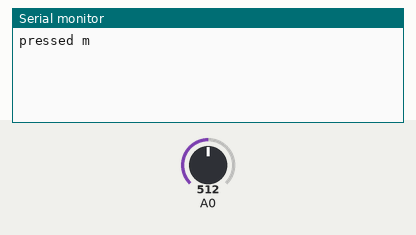
Simulated run of this sketch. Board: Arduino Leonardo, built with avr-gcc and run on an emulated ATmega32U4. Shown: the last lines printed to the serial monitor. Inputs (shaded band) come from the test bench; at power-on: A0 = 512. USB keyboard and mouse output is not drawn.

Above: at 1.2 s.
1.3 s: A0 set to 716
At 1.8 s:
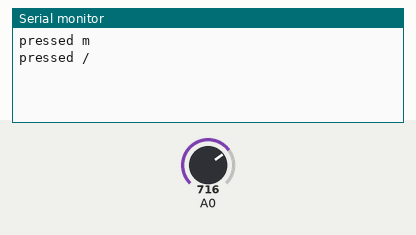
2.9 s: A0 set to 511
At 3.7 s:
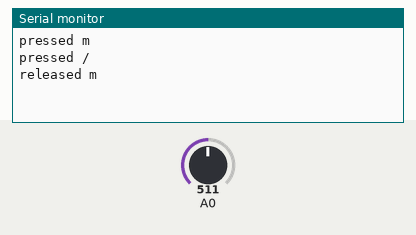
4.4 s: A0 set to 306
At 5.6 s:
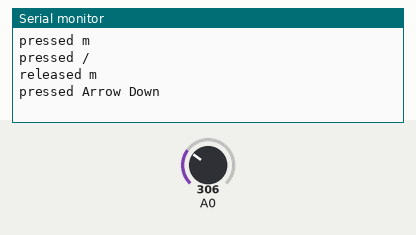
6.2 s: A0 set to 122
At 7.4 s:
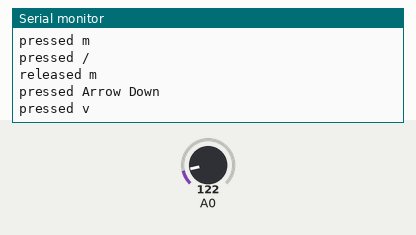
7.7 s: A0 set to 0
At 8.2 s:
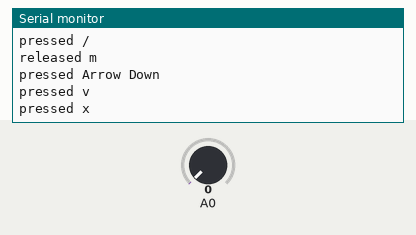

The sketch:

transmatter_hardware_v2.ino
```cpp
#include "Keyboard.h"
int adc_key_val [5] = {50, 200, 400, 600, 800};
int NUM_KEYS = 5;
int adc_key_in;
int key = -1;
int oldkey = -1;
bool hold_m = false;
bool status_mode = false;
int delta = 750;
int click1 = 0;
int click2 =0;

void setup (){
   Serial.begin (9600); // 9600 bps
   Keyboard.begin();
}

void loop (){
   adc_key_in = analogRead (0);
   digitalWrite (13, LOW);
   key = get_key (adc_key_in);

   if (key != oldkey) {
      delay (50);
      adc_key_in = analogRead (0);
      key = get_key (adc_key_in);
      if (key != oldkey) {
         oldkey = key;
         if (key >= 0) {
            digitalWrite (13, HIGH);
            switch (key) {
               case 0: browsing_content(); //s1
               break;
               case 1: home_page(isDoubleClick());//s2
               break;
               case 2: load_more(); //s3
               break;
               case 3: searching_content(); //s4
               break;
               case 4: confirm();//s5
               break;
            }
         }
      }
   }
   delay (100);
}
void home_page(bool isDoubleClick) {
  if(!isDoubleClick) {
    Serial.println("pressed v");
    Keyboard.press('v');
    delay(100);
    Keyboard.release('v');
  } else {
    Serial.println("pressed Arrow Up");
    Keyboard.press(KEY_UP_ARROW);
    delay(100);
    Keyboard.release(KEY_UP_ARROW);
  }
}

void load_more() {
  Serial.println ("pressed Arrow Down");
  Keyboard.press(KEY_DOWN_ARROW);
  delay(100);
  Keyboard.release(KEY_DOWN_ARROW);
}

void browsing_content() {
  Serial.println ("pressed x");
  Keyboard.press('x');
  delay(100);
  Keyboard.release('x');
}

void searching_content() {
  hold_m = !hold_m;
  if(hold_m){
      Serial.println ("pressed m");
      Keyboard.press('m');
  } else {
      Serial.println ("released m");
      Keyboard.release('m');
      delay(1500);
      Keyboard.press(KEY_RETURN);
      delay(100);
      Keyboard.release(KEY_RETURN);
  }
}

void confirm() {
  Serial.println ("pressed /");
  Keyboard.press('/');
  delay(100);
  Keyboard.release('/');
}

// Convert ADC value to key number
int get_key(unsigned int input){
    int k;
    for (k = 0; k < NUM_KEYS; k++){
      if (input < adc_key_val[k]){
            return k;
        }
   }
   if (k >= NUM_KEYS)k = -1;  // No valid key pressed
   return k;
}

bool isDoubleClick () {
  status_mode = !status_mode;
  if(status_mode) {
      click1 = millis();
  } else {
    click2 = millis();
  }
  int result = abs(click2-click1);
  if(result <= delta) {
    return true;
  }
  return false;
}
```

Measured:
- after the input at 1.3 s, the serial monitor: prints a new line after 0.10 s (image 1)
- after the input at 2.9 s, the serial monitor: prints a new line after 0.05 s (image 2)
- after the input at 4.4 s, the serial monitor: prints a new line after 0.31 s (image 3)
- after the input at 6.2 s, the serial monitor: prints a new line after 0.06 s (image 4)
- after the input at 7.7 s, the serial monitor: prints a new line after 0.11 s (image 5)
